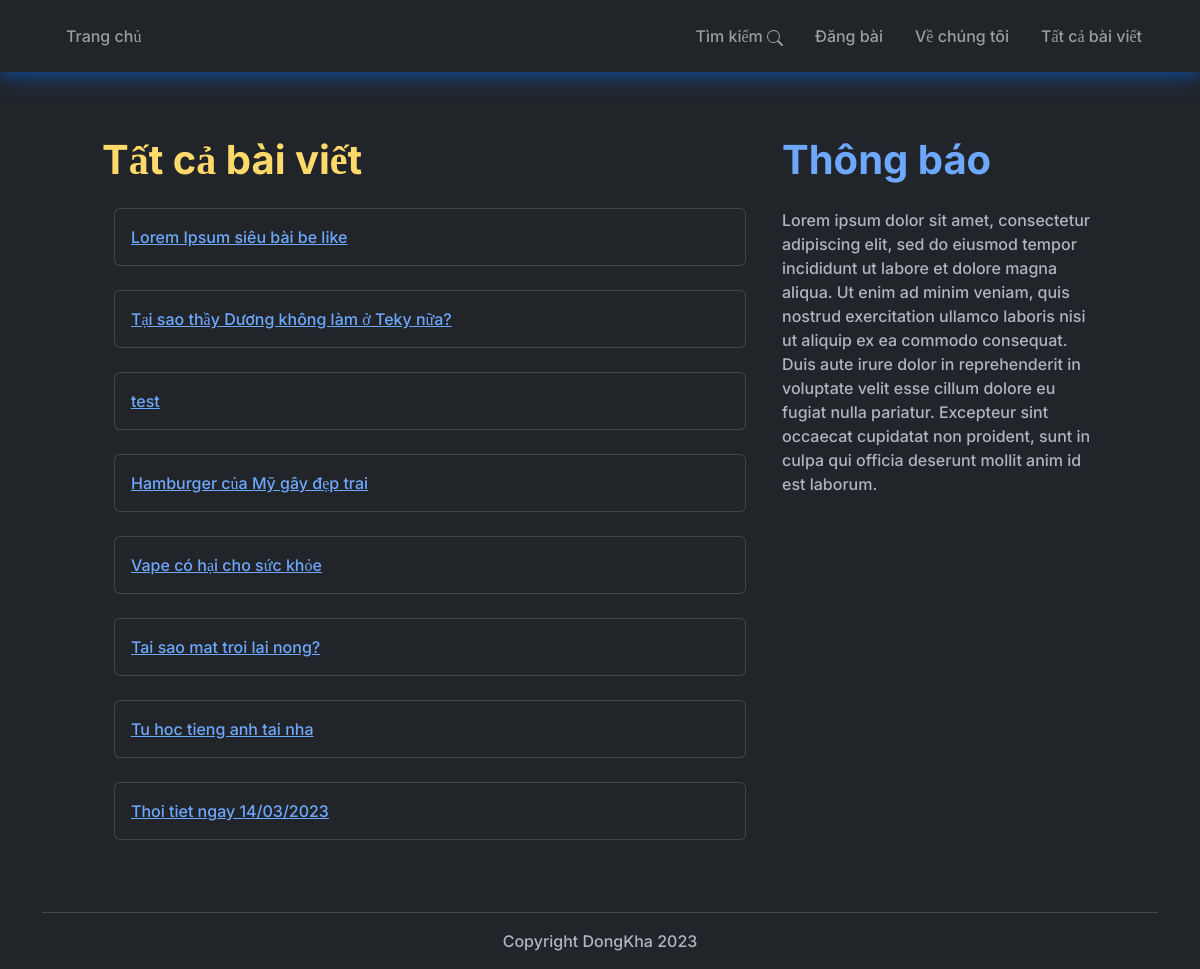
Screenshot of /all.php with the database file from the repository.
### tables this page shows
CREATE TABLE `data` (
  `id` int(255) NOT NULL,
  `date` date NOT NULL DEFAULT current_timestamp(),
  `title` text NOT NULL,
  `content` text NOT NULL,
  `author` text NOT NULL
);

### all.php (the view, shortened to what this page needs)
 <!DOCTYPE html>
 <html>
 <head>
 <link rel="stylesheet" type="text/css" href="/style.css">
<body data-bs-theme="dark">
  <?php
    include './navbar.php';
    include './utils/database.php';
 ?>
    <div class="container">
      <div class="row m-5">
         <div class="col-md-8">
          <h1 class="py-3 fw-bold h1" style="color: var(--bs-warning-text-emphasis)">Tất cả bài viết</h1>
          <div class="container">
            <?php
                $sql = "SELECT * FROM `data` ORDER BY id DESC";
                $result = $db_connect->query($sql);
                if ($result->num_rows > 0) {
                  while($row = $result->fetch_assoc()){
                      echo "<div class=\"card each-all-item\" ><div class=\"card-body\"><a class=\"card-text\" href=\"/read.php?id=".$row['id']."\">".$row['title']."</a></div></div><br>";
                    }
                } else {
                  echo "0 results";
                }
             ?>
          </div>
        </div>
        <div class="col-md-4">
          <h1 class="py-3 fw-bold h1" style="color: var(--bs-primary-text-emphasis)">Thông báo</h1>
          Lorem ipsum dolor sit amet, consectetur adipiscing elit, sed do eiusmod tempor incididunt ut labore et dolore magna aliqua. Ut enim ad minim veniam, quis nostrud exercitation ullamco laboris nisi ut aliquip ex ea commodo consequat. Duis aute irure dolor in reprehenderit in voluptate velit esse cillum dolore eu fugiat nulla pariatur. Excepteur sint occaecat cupidatat non proident, sunt in culpa qui officia deserunt mollit anim id est laborum.
        </div>
      </div>
    </div>
 </body>
 <div class="container footer">
   <hr>
   <p class="text-center">Copyright DongKha 2023</p>
 </div>
 </html>

### style.css (style rules this page uses)
* { font-family: 'Inter'; font-weight: 500; }
.card { transition: all 200ms cubic-bezier(0,.73,.65,1.15); }

### rows the page displays
data: title "Lorem Ipsum siêu bài be like"
data: title "Tại sao thầy Dương không làm ở Teky nữa?"
data: title "test"
data: title "Hamburger của Mỹ gây đẹp trai"
data: title "Vape có hại cho sức khỏe"
data: title "Tai sao mat troi lai nong?"
data: title "Tu hoc tieng anh tai nha"
data: title "Thoi tiet ngay 14/03/2023"
